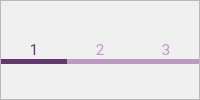
                         <widget class="QFrame" name="buttons_frame">
                          <property name="font">
                           <font>
                            <family>-apple-system,BlinkMacSystemFont,Segoe UI,Roboto,Oxygen- Sans,Ubuntu,Cantarell,Helvetica Neue,sans-serif</family>
                            <pointsize>4</pointsize>
                           </font>
                          </property>
                          <property name="frameShape">
                           <enum>QFrame::StyledPanel</enum>
                          </property>
                          <property name="frameShadow">
                           <enum>QFrame::Raised</enum>
                          </property>
                          <layout class="QHBoxLayout" name="horizontalLayout_5">
                           <property name="spacing">
                            <number>0</number>
                           </property>
                           <property name="leftMargin">
                            <number>0</number>
                           </property>
                           <property name="topMargin">
                            <number>0</number>
                           </property>
                           <property name="rightMargin">
                            <number>0</number>
                           </property>
                           <property name="bottomMargin">
                            <number>0</number>
                           </property>
                           <item>
                            <widget class="QPushButton" name="characteristic_button_1">
                             <property name="font">
                              <font>
                               <family>-apple-system,BlinkMacSystemFont,Segoe UI,Roboto,Oxygen- Sans,Ubuntu,Cantarell,Helvetica Neue,sans-serif</family>
                               <pointsize>11</pointsize>
                              </font>
                             </property>
                             <property name="styleSheet">
                              <string notr="true">QPushButton {
	border: solid;
	border-radius: 0;
	border-bottom-width: 5px;
	color: rgb(99, 54, 109);
	border-color:rgb(99, 54, 109);
	padding-top:5px;
}

QPushButton::hover {
	color: rgb(146, 92, 154);
	border-color: rgb(146, 92, 154);
	
	background-color: rgba(146, 92, 154, 50);
}</string>
                             </property>
                             <property name="text">
                              <string>1</string>
                             </property>
                            </widget>
                           </item>
                           <item>
                            <widget class="QPushButton" name="characteristic_button_2">
                             <property name="font">
                              <font>
                               <family>-apple-system,BlinkMacSystemFont,Segoe UI,Roboto,Oxygen- Sans,Ubuntu,Cantarell,Helvetica Neue,sans-serif</family>
                               <pointsize>11</pointsize>
                              </font>
                             </property>
                             <property name="styleSheet">
                              <string notr="true">QPushButton {
	border: solid;
	border-radius: 0;
	border-bottom-width: 5px;
	color: rgb(190, 153, 196);
	border-color: rgb(190, 153, 196);
	padding-top:5px;
}

QPushButton::hover {
	color: rgb(146, 92, 154);
	border-color: rgb(146, 92, 154);
	
	background-color: rgba(146, 92, 154, 50);
}</string>
                             </property>
                             <property name="text">
                              <string>2</string>
                             </property>
                            </widget>
                           </item>
                           <item>
                            <widget class="QPushButton" name="characteristic_button_3">
                             <property name="font">
                              <font>
                               <family>-apple-system,BlinkMacSystemFont,Segoe UI,Roboto,Oxygen- Sans,Ubuntu,Cantarell,Helvetica Neue,sans-serif</family>
                               <pointsize>11</pointsize>
                              </font>
                             </property>
                             <property name="styleSheet">
                              <string notr="true">QPushButton {
	border: solid;
	border-radius: 0;
	border-bottom-width: 5px;
	color: rgb(190, 153, 196);
	border-color: rgb(190, 153, 196);
	padding-top:5px;
}

QPushButton::hover {
	color: rgb(146, 92, 154);
	border-color: rgb(146, 92, 154);
	
	background-color: rgba(146, 92, 154, 50);
}</string>
                             </property>
                             <property name="text">
                              <string>3</string>
                             </property>
                            </widget>
                           </item>
                          </layout>
                         </widget>
